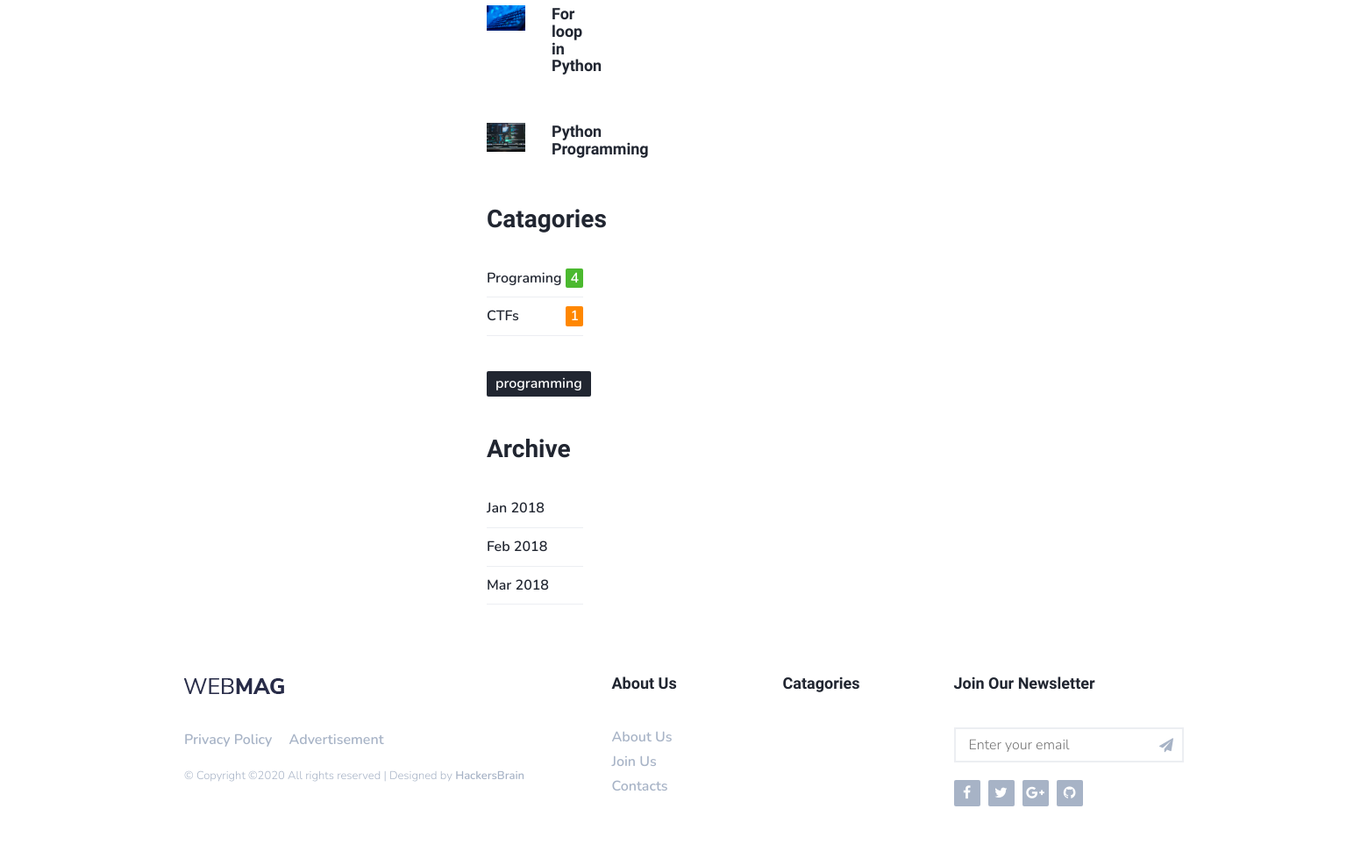
Page /category/Programing (lower part) on the earlier database version.
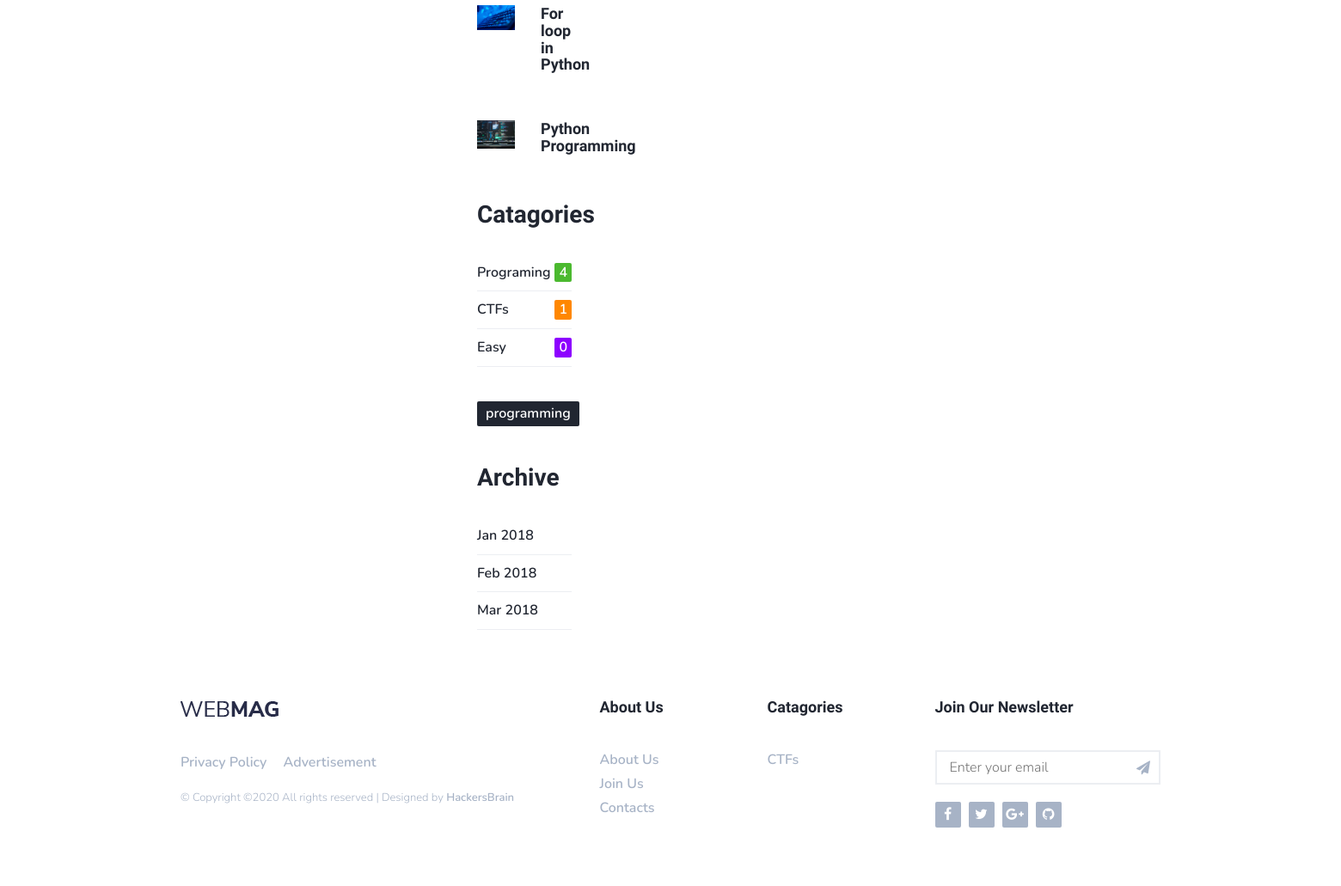
Same page on the later database version.
### blog/models.py (models this page shows, shortened)
class Post(models.Model):
    title = models.CharField(max_length=100, unique=True)
    image = models.ImageField(upload_to='post-image/')
    content = RichTextUploadingField()
    category = models.ForeignKey(Category, on_delete=models.CASCADE)
    tags = models.ManyToManyField(Tags)
    author = models.ForeignKey(AuthorProfile, on_delete=models.SET_NULL, null=True)
    is_draft = models.BooleanField(default=False)
    pub_date = models.DateTimeField(auto_now_add=True)
    objects = PostManager()

class Category(models.Model):
    name = models.CharField(max_length=45, unique=True)
    title = models.CharField(max_length=500)
    ctg_image = models.ImageField(upload_to='ctg-images/')
    author = models.ForeignKey(AuthorProfile, on_delete=models.SET_NULL, null=True, blank=True)
    create_date = models.DateTimeField(auto_now_add=True)
    def __str__(self):
        return self.name

class Tags(models.Model):
    name = models.CharField(max_length=45, unique=True)
    author = models.ForeignKey(AuthorProfile, on_delete=models.SET_NULL, null=True, blank=True)
    create_date = models.DateTimeField(auto_now_add=True)

class MenuCategory(models.Model):
    menu = models.OneToOneField(Category, on_delete=models.CASCADE)
    date = models.DateTimeField(auto_now_add=True)

### webmagblog/views.py (the view)
# urls.py: path('category/<name>', views.category_page, name='category'),
def category_page(request, name):
    category_name = Category.objects.get(name=name)
    ctg_feature_post = Post.objects.filter(category=category_name).order_by('-id')[:2]
    ctg_most_read_post = Post.objects.filter(category=category_name).order_by('-id')[:4]
    post = Post.objects.filter(category=category_name)
    context = {
        'category_name': category_name,
        'ctg_feature_post': ctg_feature_post,
        'ctg_most_read_post': ctg_most_read_post,
        'post': post
    }
    return render(request, 'category.html', context)

### contact/forms.py
class NewsletterForm(forms.ModelForm):
    class Meta:
        model = NewsLetter
        fields = ('email', )
        widgets = {
            'email': forms.EmailInput(attrs={'class': 'input', 'placeholder': 'Enter your email'})
        }

### webmagblog/custom-context.py (called while the page is built)
def mycontext(request):
    tag = Tags.objects.all()
    menu = MenuCategory.objects.all()
    category = Category.objects.all().annotate(number_of_posts=Count('post')).order_by('-number_of_posts', 'name')
    recent_post = Post.objects.filter(is_draft=False).order_by('-id')[:3]
    context = {
        'category': category,
        'tag': tag,
        'menu': menu,
        'posts': recent_post
    }
    return context

def newsletter_form(request):
    forms = NewsletterForm()
    if request.method == 'POST':
        forms = NewsletterForm(request.POST)
        if forms.is_valid():
            forms.save()
    context = {
        'forms': forms
    }
    return context

### templates/category.html (shortened to what this page needs)
{% extends 'base/base.html' %}
{% load static %}
{% block content %}
<div class="section">
	<div class="container">
		<div class="row">
			<div class="col-md-8">
				<div class="row">
					{% if post %}
					{% for post in post %}
					<div class="col-md-12">
						<div class="post post-row">
						</div>
					</div>
					{% endfor %}
					{% else %}
					<h2>No Post Found!</h2>
					{% endif %}
				</div>
			</div>
			<div class="col-md-4">
				{% if ctg_most_read_post %}
				<div class="aside-widget">
					{% for post in ctg_most_read_post %}
					<div class="post post-widget">
						<a class="post-img" href="{% url 'blog-post' post.id %}"><img src="{{ post.image.url }}" alt=""></a>
						<div class="post-body">
							<h3 class="post-title"><a href="{% url 'blog-post' post.id %}">{{ post.title }}</a></h3>
						</div>
					</div>
					{% endfor %}
				</div>
				{% endif %}
				{% include 'base/category-tag.html' %}
				<div class="aside-widget">
					<div class="section-title">
						<h2>Archive</h2>
					</div>
					<div class="archive-widget">
						<ul>
							<li><a href="#">Jan 2018</a></li>
							<li><a href="#">Feb 2018</a></li>
							<li><a href="#">Mar 2018</a></li>
						</ul>
					</div>
				</div>
			</div>
		</div>
	</div>
</div>
{% endblock %}

### templates/base/category-tag.html
<div class="aside-widget">
  <div class="section-title">
    <h2>Catagories</h2>
  </div>
  <div class="category-widget">
    <ul>
      {% for ctg in category %}
      <li><a href="{% url 'category' ctg.name %}" class="cat-{{ ctg.id }}">{{ ctg.name }}<span>{{ ctg.post_set.count }}</span></a></li>
      {% endfor %}
    </ul>
  </div>
</div>
<div class="aside-widget">
  <div class="tags-widget">
    <ul>
      {% for tag in tag %}
      <li><a href="#">{{ tag.name }}</a></li>
      {% endfor %}
    </ul>
  </div>
</div>

### templates/base/footer.html (shortened to what this page needs)
{% load static %}
<footer id="footer">
  <div class="container">
    <div class="row">
      <div class="col-md-5">
        <div class="footer-widget">
          <div class="footer-logo">
            <a href="/" class="logo"><img src="{% static './img/logo.png' %}" alt=""></a>
          </div>
          <ul class="footer-nav">
            <li><a href="#">Privacy Policy</a></li>
            <li><a href="#">Advertisement</a></li>
          </ul>
          <div class="footer-copyright">
            <span>&copy;
Copyright &copy;<script>document.write(new Date().getFullYear());</script> All rights reserved | Designed by <a href="https://hackers-brain.github.io/" target="_blank">HackersBrain</a>
</span>
          </div>
        </div>
      </div>
      <div class="col-md-4">
        <div class="row">
          <div class="col-md-6">
            <div class="footer-widget">
              <h3 class="footer-title">About Us</h3>
              <ul class="footer-links">
                <li><a href="{% url 'about' %}">About Us</a></li>
                <li><a href="#">Join Us</a></li>
                <li><a href="{% url 'contact' %}">Contacts</a></li>
              </ul>
            </div>
          </div>
          <div class="col-md-6">
            <div class="footer-widget">
              <h3 class="footer-title">Catagories</h3>
              <ul class="footer-links">
                {% for menu in menu %}
                <li><a href="{% url 'category' menu.menu %}">{{ menu.menu }}</a></li>
                {% endfor %}
              </ul>
            </div>
          </div>
        </div>
      </div>
      <div class="col-md-3">
        <div class="footer-widget">
          <h3 class="footer-title">Join our Newsletter</h3>
          <div class="footer-newsletter">
            <form method="post">
              {{ forms.email }}
              <button class="newsletter-btn"><i class="fa fa-paper-plane"></i></button>
            </form>
          </div>
          <ul class="footer-social">
            <li><a href="https://www.facebook.com/sajib1058" target="_blank"><i class="fa fa-facebook"></i></a></li>
            <li><a href="https://twitter.com/sajib1066" target="_blank"><i class="fa fa-twitter"></i></a></li>
            <li><a href="https://aboutme.google.com/u/0/?referer=gplus" target="_blank"><i class="fa fa-google-plus"></i></a></li>
            <li><a href="https://github.com/sajib1066" target="_blank"><i class="fa fa-github"></i></a></li>
          </ul>
        </div>
      </div>
    </div>
  </div>
</footer>

Differences in the rows shown:
added Category: name "Easy", post_set.count "0"
added MenuCategory: menu "CTFs"
